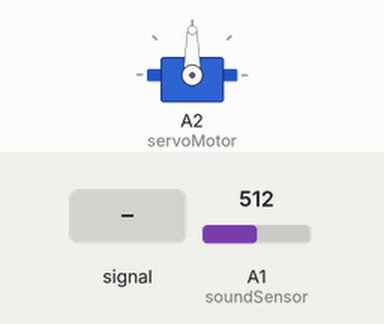
A sketch run on a simulated Arduino Uno, built with avr-gcc and run on an emulated ATmega328P. Shown: servo. The inputs (shaded band) are chosen by the test bench; at power-on: A1 (soundSensor) = 512.

Above: at 1.2 s.
1.3 s: A1 (soundSensor) fed a 200 Hz sine of ±460 counts around its level
At 2.7 s:
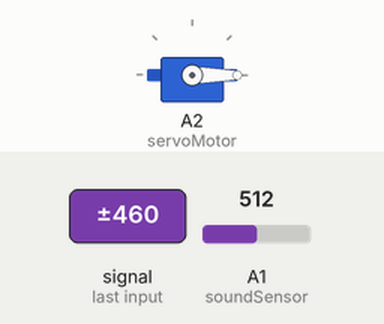
4.3 s: A1 (soundSensor) set to 716
At 5.7 s:
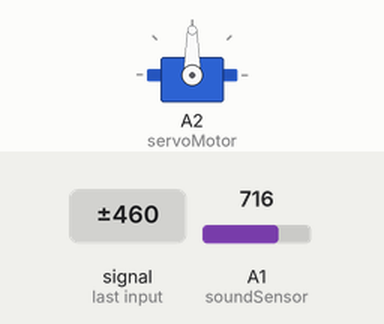
6.8 s: A1 (soundSensor) set to 790
8.3 s: A1 (soundSensor) set to 811
At 10.7 s:
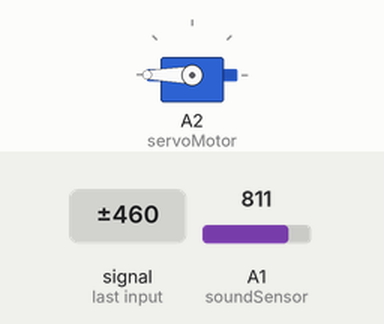
Timing chart, 0 to 12.2 s (numbered marks = the images above; inputs shaded):
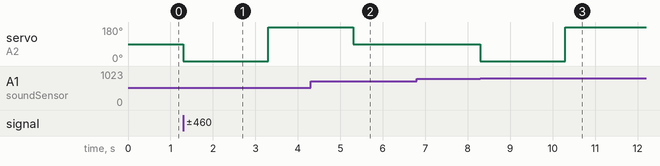

Measured:
- the behaviour switches between 800 and 801 on A1 (soundSensor) (found by bisection; images 2 and 3)
- after the input at 1.3 s, servo on A2 (servoMotor): 90° → 0° at once, → 180° 2.0 s later
- after the input at 4.3 s, servo on A2 (servoMotor): 180° → 90° after 1.0 s
- after the input at 6.8 s, every drawn part: stays the same
- after the input at 8.3 s, servo on A2 (servoMotor): 90° → 0° at once, → 180° 2.0 s later

The sketch:

Baby_Caring_System.ino
```cpp
#include <Servo.h>
#define soundSensor A1
#define servoMotor A2
#define bulb 3

Servo myservo;
void setup() {
  // put your setup code here, to run once:
  Serial.begin(9600);
  pinMode(soundSensor,INPUT);
  pinMode(bulb,INPUT);
  myservo.attach(servoMotor);
}

void loop() {
  // put your main code here, to run repeatedly:
  float soundData = analogRead(soundSensor);
  if (soundData  > 800){
  digitalWrite(bulb,HIGH);
  myservo.write(0);
  delay(2000);
  myservo.write(180);
  delay(2000);

  }

  else {
    myservo.write(90);
    digitalWrite(bulb,LOW);
  }

}
```
